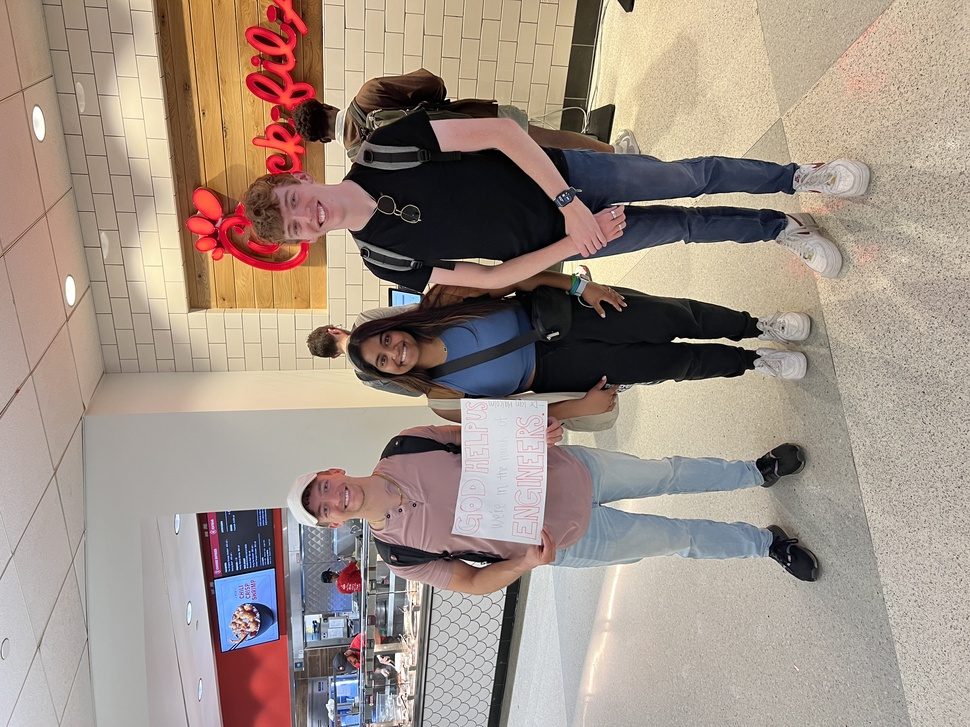
#> input picture TeamRabbit_FinalProject/IMG_7627.JPG, 970 x 727 px, shrunk from 4032 x 3024 before the run
$ python photo.py
#> lines starting #> are read from the running program, lines starting #| are printed output that depends on the picture
#photo.py
# Name: Andrew Martin, Aanika Garre, Joseph Rainford
# email: marti6aj@mail.uc.edu, garreaa@mail.uc.edu, rainfojp@mail.uc.edu
# Assignment Number: Final Project
# Due Date: April 23rd, 2024
# Course/Section: IS4010-001
# Semester/Year: Spring 2024
# Brief Description of the assignment: Decrypt two encrypted messages to reveal a location and a movie title so that
                                    #  we can take a picture in the given location with a quote from the given movie.

# Brief Description of what this module does: Loads and displays photo take at location decrypted with quote from movie decrypted
# Citations:
# Anything else that's relevant:

from PIL import Image

def load_and_display_image():
    '''
    Loads and displays photo taken at decrypted location with decrypted movie quote
    @return: Photo of group members at Chick-Fil-A with a quote from Jurassic Park
    '''
    image_path = "../IMG_7627.JPG"
    img = Image.open(image_path)
#> img is the input picture: PIL image 970x727 RGB; mean R, G, B 160.7, 145.4, 134.7
    final_image = img.rotate(-90)
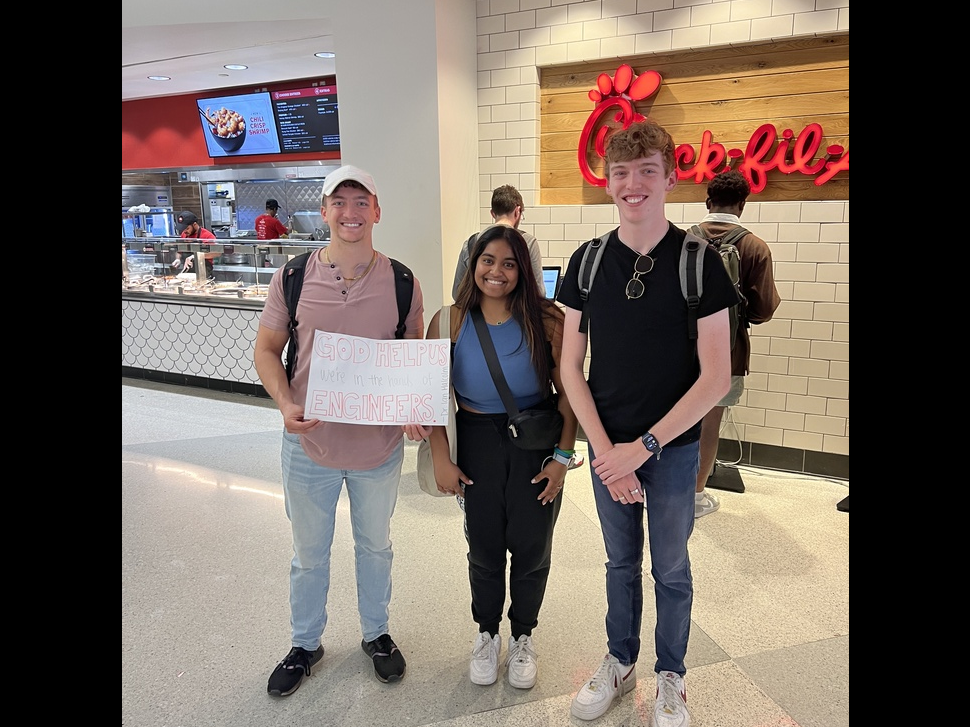
#> final_image: PIL image 970x727 RGB; mean R, G, B 115.9, 103.9, 96.2
    final_image.show()

if __name__ == "__main__":
    load_and_display_image()
